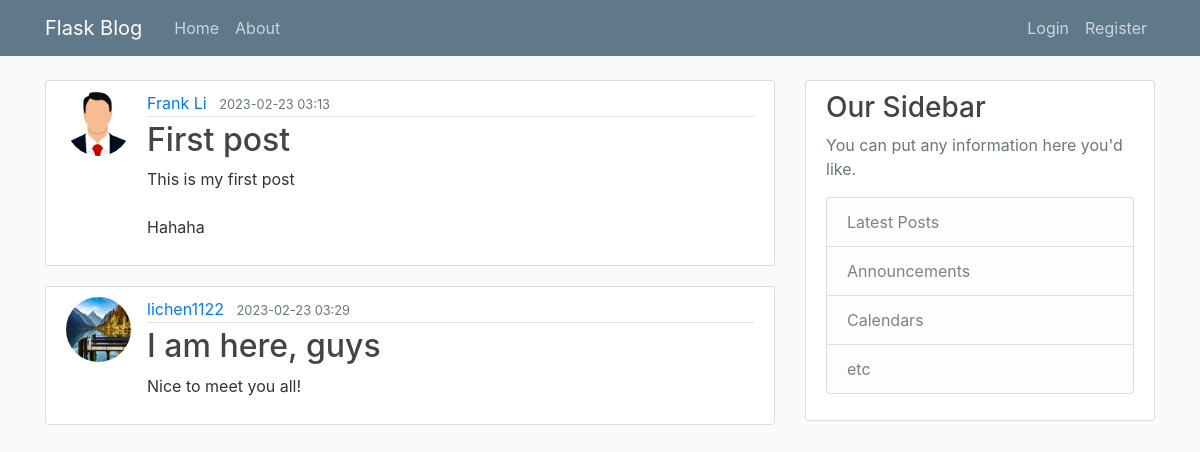
Page /home on the earlier database version.
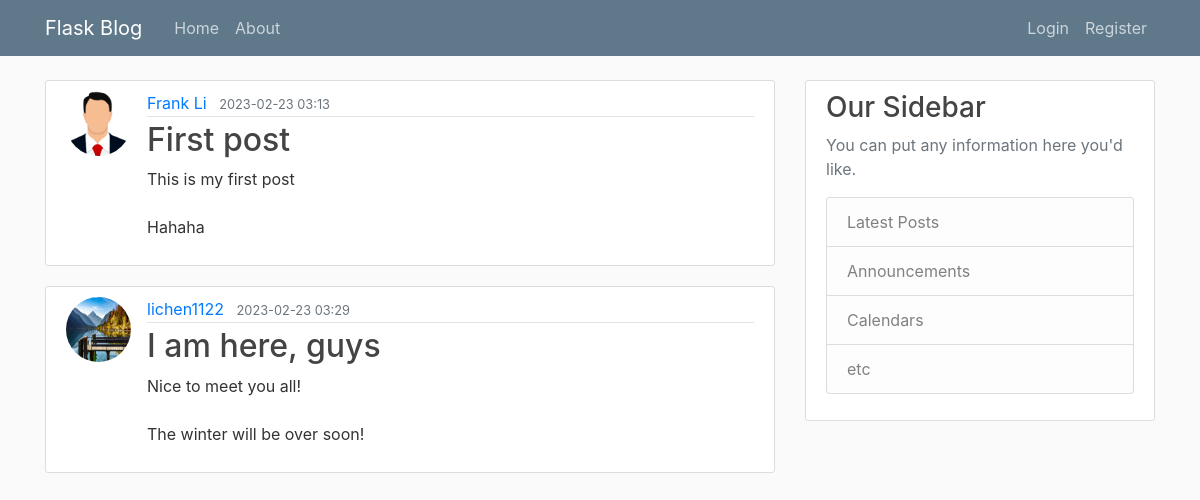
Same page on the later database version.
### flaskblog/models.py (models this page shows, shortened)
class Post(db.Model):
    id = db.Column(db.Integer, primary_key=True)
    title = db.Column(db.String(100), nullable=False)
    date_posted = db.Column(db.DateTime, nullable=False, default=datetime.utcnow())
    content = db.Column(db.Text, nullable=False)
    author_id = db.Column(db.Integer, db.ForeignKey("user.id"), nullable=False)
    author = db.relationship('User', back_populates='posts', lazy=True)

class User(db.Model, UserMixin):
    id = db.Column(db.Integer, primary_key = True )
    username = db.Column(db.String(20), unique=True, nullable=False)
    email = db.Column(db.String(120), unique=True, nullable=False)
    image_file = db.Column(db.String(20), nullable=False, default='default.jpg')
    password = db.Column(db.String(60), nullable=False)
    posts = db.relationship('Post', back_populates='author', lazy=True)

### flaskblog/routes.py (the view)
@app.route("/")
@app.route("/home")
def home():
    posts = Post.query.all()
    return render_template('home.html', posts=posts)

### flaskblog/templates/home.html
{% extends "layout.html" %}
{% block content %}
    {% for post in posts %}
        <article class="media content-section">
            <img class= "rounded-circle article-img" src="{{ url_for('static',filename='profile_pics/'+post.author.image_file) }}" alt="{{ post.author.username }}">
          <div class="media-body">
            <div class="article-metadata">
              <a class="mr-2" href="#">{{ post.author.username }}</a>
              <small class="text-muted">{{ post.date_posted.strftime("%Y-%m-%d %H:%M") }}</small>
            </div>
            <h2><a class="article-title" href="{{ url_for('post', post_id=post.id) }}">{{ post.title }}</a></h2>
            <p class="article-content">{{ post.content }}</p>
          </div>
        </article>
    {% endfor %}
{% endblock content %}

### flaskblog/templates/layout.html (shortened to what this page needs)
<!DOCTYPE html>
<html lang="en">
<head>
    <link rel="stylesheet" href="https://stackpath.bootstrapcdn.com/bootstrap/4.5.2/css/bootstrap.min.css">
    <link rel="stylesheet" type="text/css" href="{{ url_for('static', filename='main.css') }}">
</head>
<body>
    <header class="site-header">
      <nav class="navbar navbar-expand-md navbar-dark bg-steel fixed-top">
        <div class="container">
          <a class="navbar-brand mr-4" href="/">Flask Blog</a>
          <div class="collapse navbar-collapse" id="navbarToggle">
            <div class="navbar-nav mr-auto">
              <a class="nav-item nav-link" href={{ url_for('home') }}>Home</a>
              <a class="nav-item nav-link" href={{ url_for('about') }}>About</a>
            </div>
            <div class="navbar-nav">
                {% if current_user.is_authenticated %}
                    <a class="nav-item nav-link" href={{ url_for('new_post') }}>New Post</a>
                    <a class="nav-item nav-link" href={{ url_for('account') }}>Account</a>
                    <a class="nav-item nav-link" href={{ url_for('logout') }}>Logout</a>
                {% else %}
                    <a class="nav-item nav-link" href={{ url_for('login') }}>Login</a>
                    <a class="nav-item nav-link" href={{ url_for('register') }}>Register</a>
                {% endif %}
            </div>
          </div>
        </div>
      </nav>
    </header>
    <main role="main" class="container">
      <div class="row">
        <div class="col-md-8">
          {% block content %}{% endblock %}
        </div>
        <div class="col-md-4">
          <div class="content-section">
            <h3>Our Sidebar</h3>
            <p class='text-muted'>You can put any information here you'd like.
              <ul class="list-group">
                <li class="list-group-item list-group-item-light">Latest Posts</li>
                <li class="list-group-item list-group-item-light">Announcements</li>
                <li class="list-group-item list-group-item-light">Calendars</li>
                <li class="list-group-item list-group-item-light">etc</li>
              </ul>
            </p>
          </div>
        </div>
      </div>
    </main>
</body>
</html>

### flaskblog/static/main.css (style rules this page uses)
body { background: #fafafa; color: #333333; margin-top: 5rem; }
h1, h2, h3, h4, h5, h6 { color: #444444; }
.bg-steel { background-color: #5f788a; }
.site-header .navbar-nav .nav-link { color: #cbd5db; }
.content-section { background: #ffffff; padding: 10px 20px; border: 1px solid #dddddd; border-radius: 3px; margin-bottom: 20px; }
.article-title { color: #444444; }
.article-content { white-space: pre-line; }
.article-img { height: 65px; width: 65px; margin-right: 16px; }
.article-metadata { padding-bottom: 1px; margin-bottom: 4px; border-bottom: 1px solid #e3e3e3 }

Differences in the rows shown:
changed Post "I am here, guys": content "Nice to meet you all!" → "Nice to meet you all! The winter will be over soon!"
